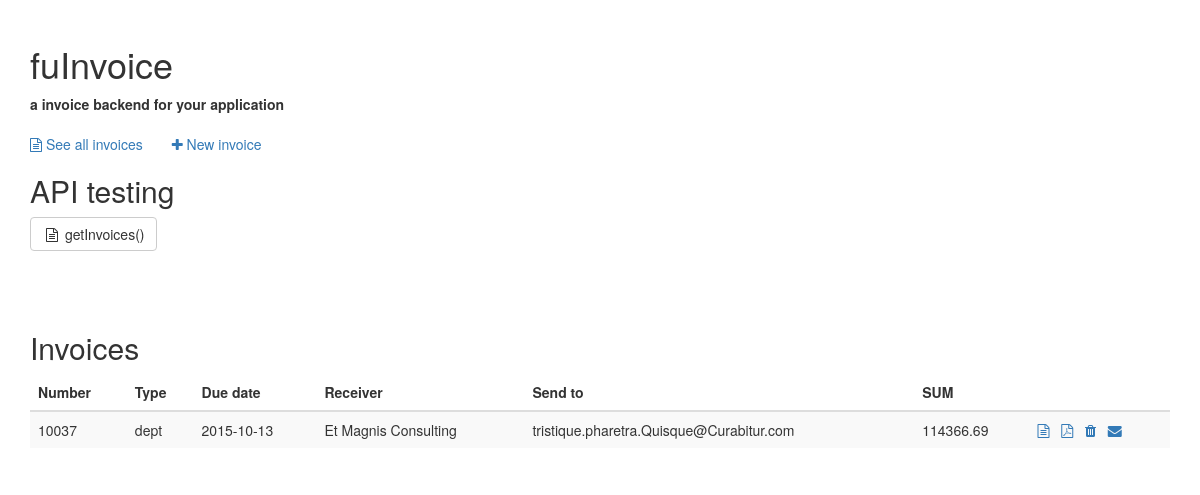
The page /demo/index.php on the database its author committed.
### tables this page shows
CREATE TABLE IF NOT EXISTS Invoice
(
  id INT UNSIGNED NOT NULL AUTO_INCREMENT,
  app_id INT UNSIGNED NOT NULL,
  app_user_id MEDIUMINT UNSIGNED NOT NULL,  
  app_receiver_id MEDIUMINT UNSIGNED NOT NULL,  
  invoice_id INT UNSIGNED NOT NULL,  

  kid INT UNSIGNED NOT NULL,
  bank_account_number CHAR(11) NOT NULL DEFAULT '00000000000',

  time_created TIMESTAMP NOT NULL DEFAULT CURRENT_TIMESTAMP,
  time_sent TIMESTAMP NOT NULL DEFAULT 0,
  time_due_date DATE NOT NULL DEFAULT 0,
  description TEXT NOT NULL DEFAULT '',

  pid INT UNSIGNED DEFAULT NULL,  
  rnumber TINYINT(1) NOT NULL DEFAULT 0,  

  invoice_type ENUM('draft','invoice','credit','reminder','dept','paid') NOT NULL DEFAULT 'draft',

  sender_orgnumber VARCHAR(20) NOT NULL DEFAULT '',
  sender_name VARCHAR(100) NOT NULL DEFAULT '',
  sender_address VARCHAR(255) NOT NULL DEFAULT '',
  sender_zip CHAR(4) NOT NULL DEFAULT '0000',
  sender_location VARCHAR(255) NOT NULL DEFAULT '',
  sender_ref VARCHAR(255) NOT NULL DEFAULT '',  
  sender_mail VARCHAR(255) NOT NULL DEFAULT '',
  sender_webpage VARCHAR(255) NOT NULL DEFAULT '',
  sender_vat_registered TINYINT(1) NOT NULL DEFAULT 0, 

  invoice_ref VARCHAR(255) NOT NULL DEFAULT '', 

  receiver_orgnumber VARCHAR(20) NOT NULL DEFAULT '',
  receiver_name VARCHAR(100) NOT NULL DEFAULT '',
  receiver_address VARCHAR(255) NOT NULL DEFAULT '',
  receiver_zip CHAR(4) NOT NULL DEFAULT '0000',
  receiver_location VARCHAR(255) NOT NULL DEFAULT '',
  receiver_ref VARCHAR(255) NOT NULL DEFAULT '',  
  receiver_mail VARCHAR(255) NOT NULL DEFAULT '',  

  FOREIGN KEY(app_id) REFERENCES Application(app_id)
  ON UPDATE CASCADE
  ON DELETE CASCADE,

  FOREIGN KEY(pid) REFERENCES Invoice(id)
  ON UPDATE CASCADE
  ON DELETE CASCADE,


  PRIMARY KEY(id),
  KEY APPLICATION_ID(app_id),
  KEY INVOICE_TYPE(invoice_type)


);

### Invoice.class.php (called while the page is built, shortened)
<?php
	class Invoice
	{
		function __construct($apiID, $host, $user, $pw, $dbname)
		{
			$this->mysqli 	= $this->dbConnect($host, $user, $pw, $dbname);
			$this->App 		= $this->auth($apiID);
		}
		private function dbConnect($host, $user, $pw, $dbname)
		{
			$mysqli = new \Mysqli($host, $user, $pw, $dbname);
			mysqli_set_charset($mysqli, "utf8");
			return $mysqli;
		}
		private function auth($apiID)
		{
			$r = array();
			$query = "SELECT app_id, api_key, reader_api_key, role FROM Application WHERE (api_key LIKE '$apiID' OR reader_api_key LIKE '$apiID')";
			$result = $this->mysqli->query($query);
			$numRows = $result->num_rows;
			if ($numRows > 0) {
				$d = $result->fetch_array();
				$r['app_id'] = $d['app_id'];
				if ($apiID === $d['api_key']) $r['level'] = 1;
				elseif ($apiID === $d['reader_api_key']) $r['level'] = 2;
				$r['access'] = true;
				$r['role'] = $d['role'];
			}
			else {
				$r['access'] = false;
				$r['status'] = 'error';
				$r['message'] = 'No access';
			}
			return $r;
		}
		public function getInvoices($p=array())
		{
			$r = array();
			$q = array();
			$nQ = count($q);
			$queryString = "";
			$query = "SELECT *
					  FROM Invoice
					  WHERE app_id='{$this->App['app_id']}' $queryString";
			$result = $this->mysqli->query($query);
			while ($d = $result->fetch_array()) {
				$key = $d['id'];
				$r[$key]['app']['creator_user'] 			= $d['app_user_id'];
				$r[$key]['app']['customer_id'] 				= $d['app_receiver_id'];
				$r[$key]['data']['invoice_number'] 			= $d['invoice_id'];
				$r[$key]['data']['description'] 			= $d['description'];
				$r[$key]['data']['kid'] 					= $d['kid'];
				$r[$key]['data']['bank_account_number'] 	= $d['bank_account_number'];
				$r[$key]['data']['type'] 					= $d['invoice_type'];
				$r[$key]['data']['invoice_ref'] 			= $d['invoice_ref'];
				$r[$key]['data']['time']['created'] 		= $d['time_created'];
				$r[$key]['data']['time']['due_date'] 		= $d['time_due_date'];
				$r[$key]['data']['time']['sent']			= $d['time_sent'];
				$r[$key]['sender']['orgnumber'] 			= $d['sender_orgnumber'];
				$r[$key]['sender']['name'] 					= $d['sender_name'];
				$r[$key]['sender']['address'] 				= $d['sender_address'];
				$r[$key]['sender']['zip'] 					= $d['sender_zip'];
				$r[$key]['sender']['location'] 				= $d['sender_location'];
				$r[$key]['sender']['ref'] 					= $d['sender_ref'];
				$r[$key]['sender']['mail'] 					= $d['sender_mail'];
				$r[$key]['sender']['webpage'] 				= $d['sender_webpage'];
				$r[$key]['receiver']['orgnumber']	 		= $d['receiver_orgnumber'];
				$r[$key]['receiver']['name'] 				= $d['receiver_name'];
				$r[$key]['receiver']['address'] 			= $d['receiver_address'];
				$r[$key]['receiver']['zip'] 				= $d['receiver_zip'];
				$r[$key]['receiver']['location'] 			= $d['receiver_location'];
				$r[$key]['receiver']['ref'] 				= $d['receiver_ref'];
				$r[$key]['receiver']['mail'] 				= $d['receiver_mail'];
				$invoiceLines = $this->getInvoiceLines($d['id']);
				$r[$key]['data']['sum']['total'] = 0;
				$r[$key]['data']['sum']['total_incl_vat'] = 0;
				if (count($invoiceLines) > 0) {
					foreach ($invoiceLines as $lID => $lData) {
						if ($lData['discount'] == 0) $lData['discount'] = 1;
						$r[$key]['data']['sum']['total'] 			+= ($lData['sum_price']);
						$r[$key]['data']['sum']['total_incl_vat'] 	+= ($lData['sum_price_incl_vat']);
					}
				}
				$r[$key]['lines'] = $invoiceLines;
			}
			return $r;
		}
		public function getInvoiceLines($idInvoice)
		{
			$r = array();
			$query = "SELECT *
					  FROM Invoice_line
					  WHERE invoice_id='$idInvoice'";
			$result = $this->mysqli->query($query);
			while ($d = $result->fetch_array()) {
				$key = $d['line_id'];
				$r[$key]['app']['product_id'] 		= $d['app_product_id'];
				$r[$key]['app']['account_number'] 	= $d['app_account_number'];
				$r[$key]['description'] 			= $d['description'];
				$r[$key]['quantity'] 				= $d['quantity'];
				$r[$key]['price'] 					= $d['price'];
				$r[$key]['discount'] 				= $d['discount'];
				$r[$key]['vat'] 					= $d['mva'];
				$setDiscount = ($d['discount'] / 100);
				if ($setDiscount == 0) $setDiscount = 1;
				$setVAT = ($d['mva'] / 100);
				$sum = ($d['price'] * $d['quantity']) * $setDiscount;
				$sumVAT = $sum * $setVAT;
				$r[$key]['sum_price']					= $sum;
				$r[$key]['sum_price_incl_vat']			= ($sum + $sumVAT);
			}
			return $r;
		}
	}
?>

### demo/pages/dashboard.php (the view, shortened to what this page needs)
<h2>API testing</h2>
<?php
	$getInvoices = $obj->getInvoices();
	$nInvoices = count($getInvoices);
?>
<a class="btn btn-default" href="<?php echo $base_url; ?>&action=getInvoices">
	<i class="fa fa-fw fa-file-text-o"></i> getInvoices()
</a>
<br />
<br /><br /><br />
<h2>Invoices</h2>
<?php if ($nInvoices): ?>
	<table class="table table-striped table-hover">
		<thead>
			<tr>
				<th>Number</th>
				<th>Type</th>
				<th>Due date</th>
				<th>Receiver</th>
				<th>Send to</th>
				<th>SUM</th>
				<th></th>
			</tr>
		</thead>
		<tbody>
			<?php foreach ($getInvoices as $iID => $iData): ?>
				<tr>
					<td>
						<?php echo $iData['data']['invoice_number']; ?>
					</td>
					<td>
						<?php echo $iData['data']['type']; ?>
					</td>
					<td>
						<?php echo $iData['data']['time']['due_date']; ?>
					</td>
					<td>
						<?php echo $iData['receiver']['name']; ?>
					</td>
					<td>
						<?php echo $iData['receiver']['mail']; ?>
					</td>
					<td>
						<?php echo $iData['data']['sum']['total']; ?>
					</td>
					<td>
						<a href="?page=invoice&id=<?php echo $iID; ?>" data-toggle="tooltip" data-placement="top" title="Preview in browser">
							<i class="fa fa-file-text-o"></i>
						</a>
						<a href="<?php echo $base_url; ?>&action=getPDF&id=<?php echo $iID; ?>" data-toggle="tooltip" data-placement="top" title="Open PDF">
							<i class="fa fa-file-pdf-o"></i>
						</a>
						<a href="../<?php echo $base_url; ?>&action=deleteInvoice&id=<?php echo $iID; ?>" data-toggle="tooltip" data-placement="top" title="Delete this invoice">
							<i class="fa fa-trash"></i>
						</a>
						<a href="../<?php echo $base_url; ?>&action=sendInvoice&id=<?php echo $iID; ?>" data-toggle="tooltip" data-placement="top" title="Generate invoice number and kid, and send to receiver mail">
							<i class="fa fa-envelope"></i>
						</a>
					</td>
				</tr>
			<?php endforeach ?>
		</tbody>
	</table>
<?php endif ?>

### rows shown on the page
invoice: invoice "10037", invoice_type "dept", time_due_date "2015-10-13", receiver_name "Et Magnis Consulting", receiver_mail "tristique.pharetra.Quisque@Curabitur.com"

### other values the page prints
$iData['data']['sum']['total'] "114366.69"
